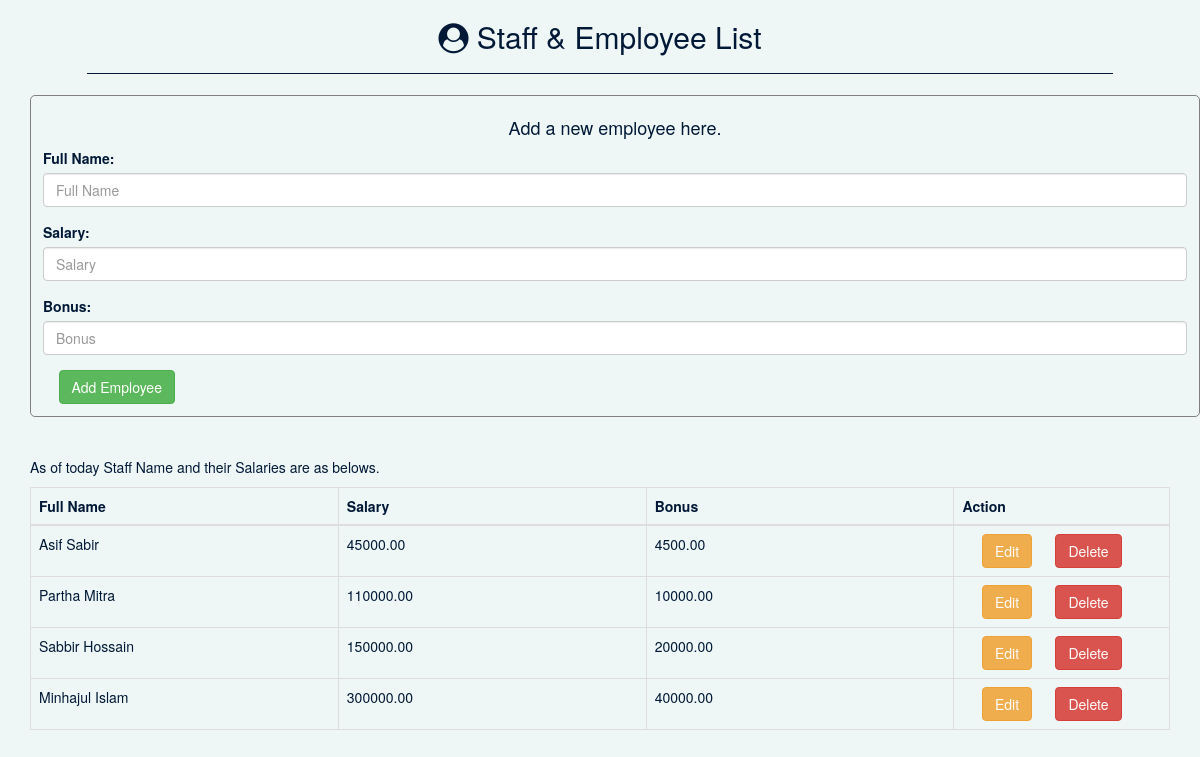
/staffs.php, run on the app's committed database.
### tables this page shows
CREATE TABLE `staffs` (
  `ID` int(11) NOT NULL,
  `NAME` varchar(20) NOT NULL,
  `SALARY` decimal(18,2) DEFAULT NULL,
  `BONUS` decimal(18,2) DEFAULT NULL
);

### staffs.php (the view, shortened to what this page needs)
<?php
         $dbhost = '127.0.0.1';
         $dbuser = 'root';
	       $dbpass = 'hellotheres';
	       $dbname = 'factory';
         $conn = new mysqli($dbhost, $dbuser, $dbpass,$dbname);
	 $query = 'select * from staffs';
	 $result = $conn->query($query);
?>
<!DOCTYPE html>
<html lang="en">
<head>
  <link rel="stylesheet" href="https://maxcdn.bootstrapcdn.com/bootstrap/3.3.7/css/bootstrap.min.css">
<link rel="stylesheet" href="https://cdnjs.cloudflare.com/ajax/libs/font-awesome/4.7.0/css/font-awesome.min.css">
</head>
<body>
<div class="container">
<h2 style="text-align:center;">
<i class="fa fa-user-circle" aria-hidden="true"></i>
Staff & Employee List</h2>
<hr>
<div class="container" style="border: 1px solid grey; padding:12px; border-radius: 5px;">
  <h4 align="center">Add a new employee here.</h4>
  <form action="employeeReg.php" method="post">
    <div class="form-group">
      <label for="FullName">Full Name:</label>
      <input type="text" class="form-control" id="Fname" placeholder="Full Name" name="Fname">
    </div>
    <div class="form-group">
      <label for="Salary">Salary:</label>
      <input type="number" class="form-control" id="Salary" placeholder="Salary" name="Salary">
    </div>
    <div class="form-group">
      <label for="Bonus">Bonus:</label>
      <input type="number" class="form-control" id="Bonus" placeholder="Bonus" name="Bonus">
    </div>&nbsp;&nbsp;&nbsp;
<button type="submit" class="btn btn-success" value="submit" name="submit">Add Employee</button>
  </form>
</div>
<br><br>
  <p>As of today Staff Name and their Salaries are as belows.</p>
<table class="table table-bordered table-hover" width="80%">
    <thead>
      <tr>
        <th >Full Name</th>
        <th>Salary</th>
        <th>Bonus</th>
        <th>Action</th>
      </tr>
    </thead>
    <tbody>
    <?php while($row = $result->fetch_assoc()) { ?>
      <tr>
        <td width="20%"> <?php echo $row['NAME']; ?> </td>
        <td width="20%"> <?php echo $row['SALARY']; ?> </td>
        <td width="20%"> <?php echo $row['BONUS']; ?> </td>
	<td width="14%">&nbsp;&nbsp;&nbsp;&nbsp;
	  <button type="button" class="btn btn-warning">Edit</button>&nbsp; &nbsp; &nbsp;
	  <button type="button" class="btn btn-danger" >Delete</button>&nbsp;&nbsp;
	</td>
      </tr>
      <?php } ?>
    </tbody>
  </table>
</div>
</body>
</html>

### staffs.php (style rules this page uses)
body { background-color:#eff7f6; color:#011936; }
hr { display: block; height: 1px; width: 90%; border: 0; border-top: 1px solid #011936; padding: 0; }

### data on the page
staffs: NAME "Asif Sabir", SALARY "45000.00", BONUS "4500.00"
staffs: NAME "Partha Mitra", SALARY "110000.00", BONUS "10000.00"
staffs: NAME "Sabbir Hossain", SALARY "150000.00", BONUS "20000.00"
staffs: NAME "Minhajul Islam", SALARY "300000.00", BONUS "40000.00"
